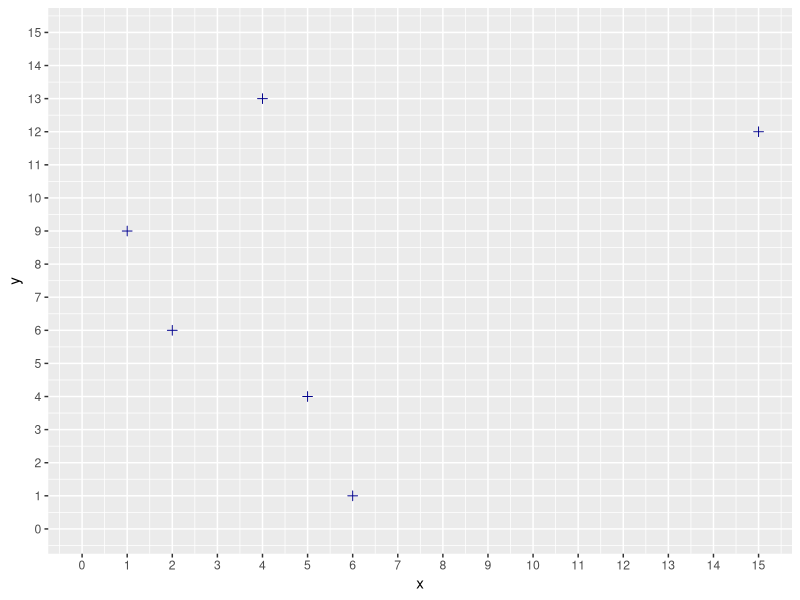
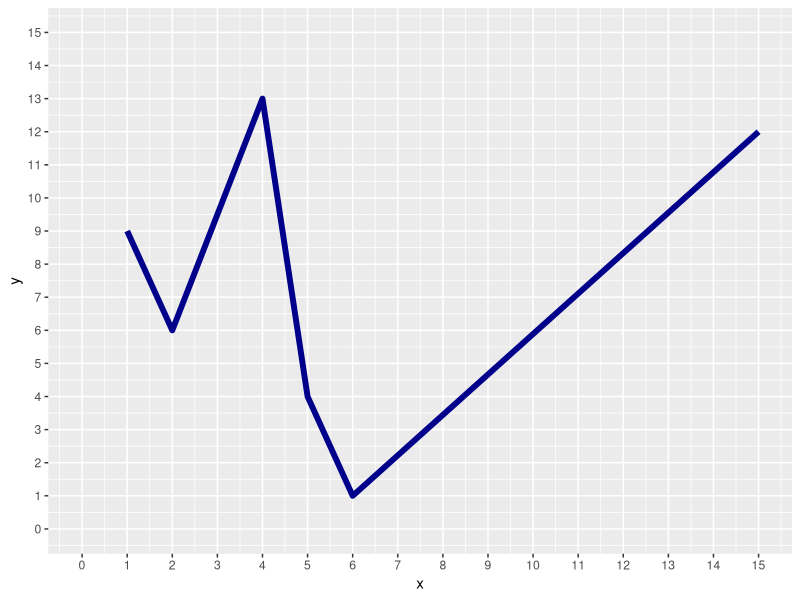
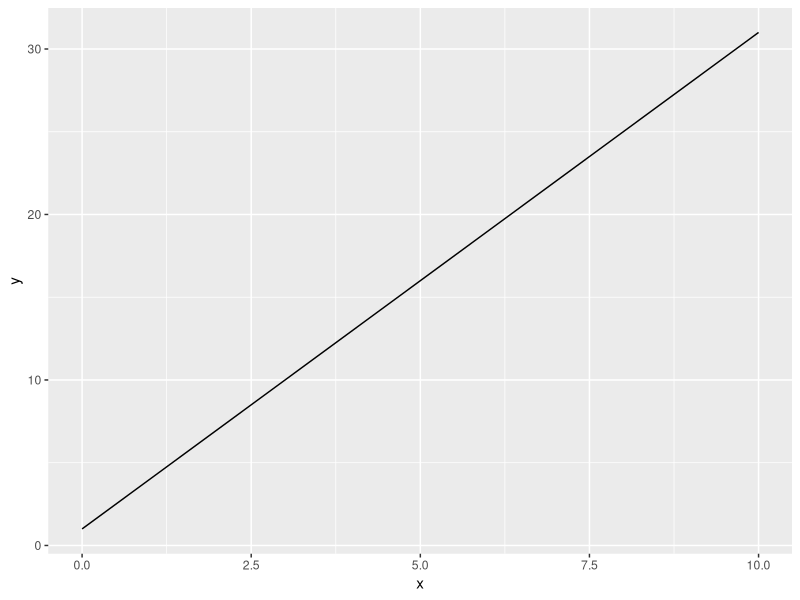
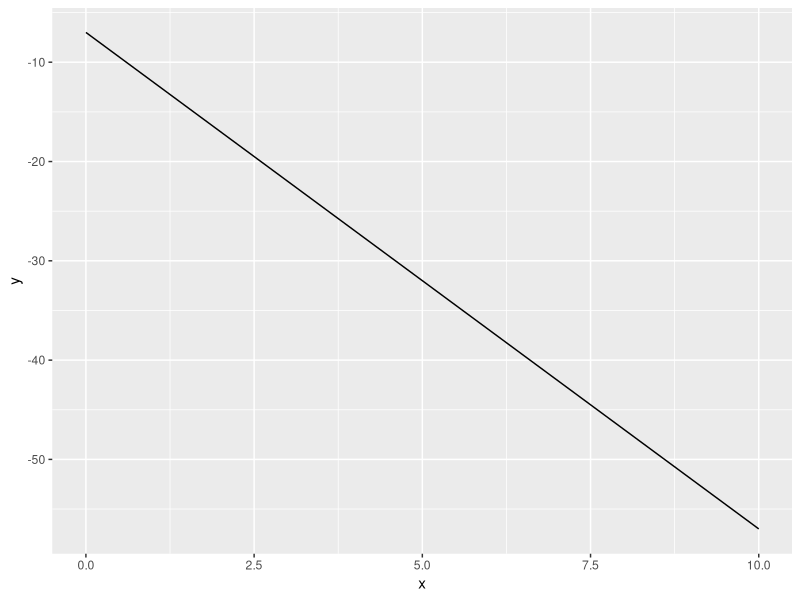
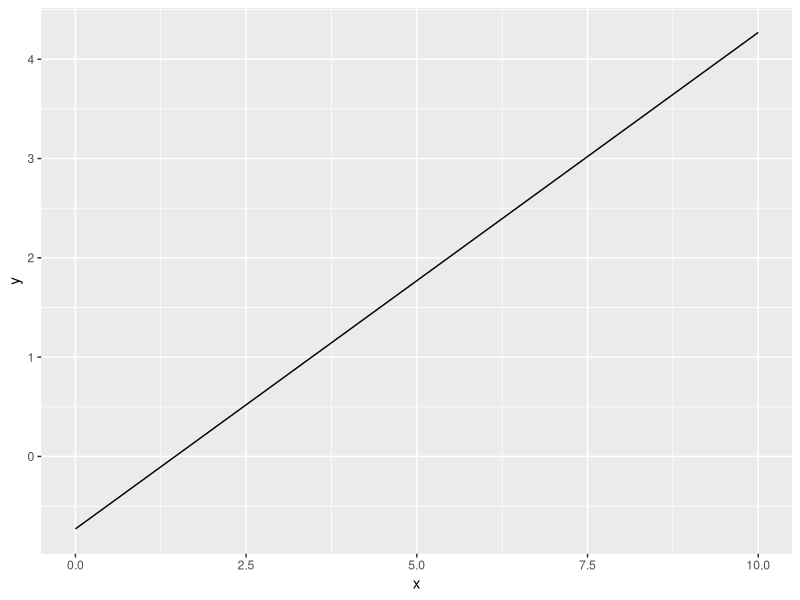
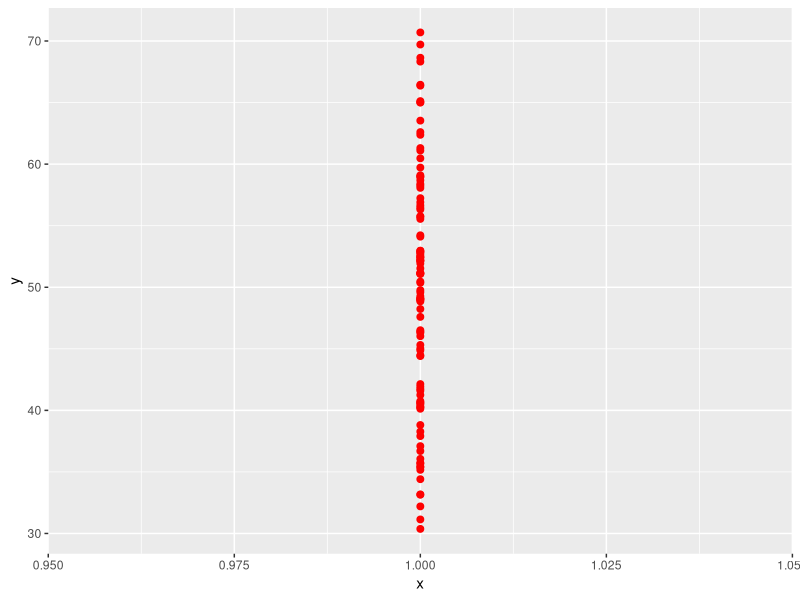
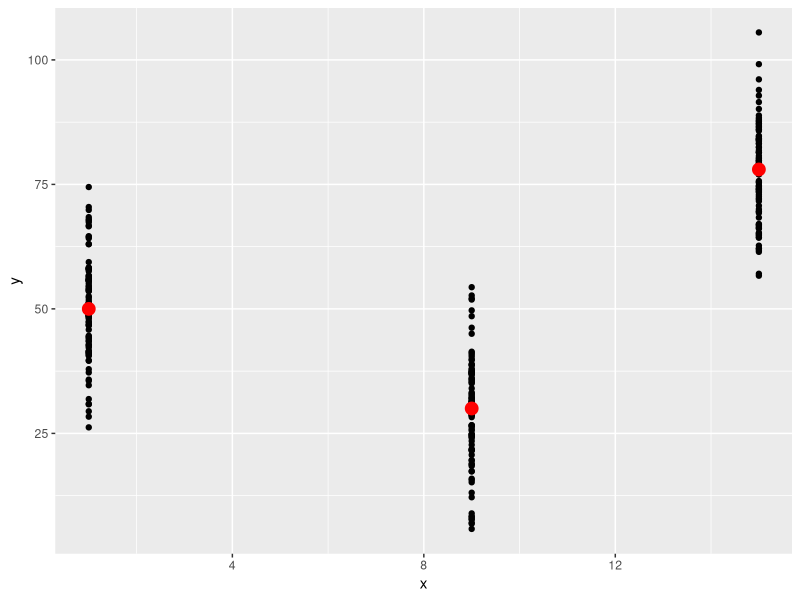

Write the R code that produced these figures, in order.
library(ggplot2)
x <- c(2,5,1,4,15,6)
y <- c(6,4,9,13,12,1)

df <- data.frame(x,y)

#geom_point
ggplot()+geom_point(data=df, aes(x=x,y=y), size=2, color="darkblue", shape=3)+
  scale_x_continuous(limits=c(0,15), breaks = seq(0,15,1))+
  scale_y_continuous(limits=c(0,15), breaks = seq(0,15,1))

#geom_line
ggplot()+geom_line(data=df, aes(x=x,y=y), size=2, color="darkblue", shape=3)+
  scale_x_continuous(limits=c(0,15), breaks = seq(0,15,1))+
  scale_y_continuous(limits=c(0,15), breaks = seq(0,15,1))




#################################################################################################

#line graph of y=3x+1 (upward slope)
x <- c(0,10)
y <- 3*x+1
df <- data.frame(x,y)
ggplot()+geom_line(data=df, aes(x=x,y=y))

#line graph of y=-5x-7 (downward slope)
x <- c(0,10)
y <- -5*x-7
df <- data.frame(x,y)
ggplot()+geom_line(data=df, aes(x=x,y=y))

#line graph of y=.5x-.73 (small slope)
x <- c(0,10)
y <- .5*x-.73
df <- data.frame(x,y)
ggplot()+geom_line(data=df, aes(x=x,y=y))



#################################################################################################
sample(1:100, 1, replace = TRUE)
rnorm(100, 50, 10)

x <- rep(1,100)
y <- rnorm(100, 50, 10)
df <- data.frame(x,y)
df
mean <- data.frame(x,y)
x <- 1
y <- 50

ggplot()+geom_point(data=df, aes(x=x, y=y))+
geom_point(data=mean, aes(x=x, y=y), size=2, color="red")


#################################################################################################
library(ggplot2)
library(Hmisc)
x <- c(rep(1,100),rep(9,100), rep(15,100))
y <- c(rnorm(100,50,10), rnorm(100,30,10), rnorm(100,78,10))
df <- data.frame(x,y)

x <- c(1,9,15)
y <- c(50,30,78)
means <- data.frame(x,y)

ggplot()+
  geom_point(data=df, aes(x=x, y=y))+
  geom_point(data=means, aes(x=x, y=y), size=4, color="red")
